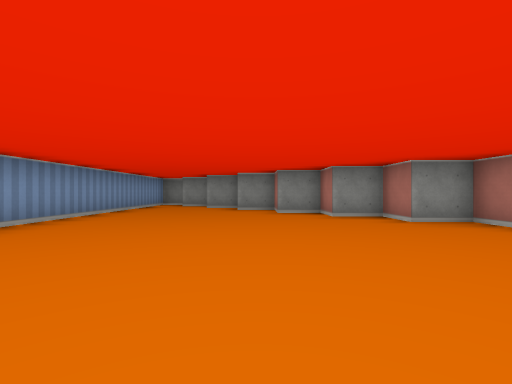
view 1 (above)

16 first-person views from a walk through a cub3D level. The camera is about half as high as the walls, looks level and sees 85° across. The floor is counted in squares. Each view is taken from the middle of a square. On the plan, view 1 faces up. The plan holds only what a view shows up to about 9 squares ahead; the rest is blank. The place goes on beyond the plan.

view 2
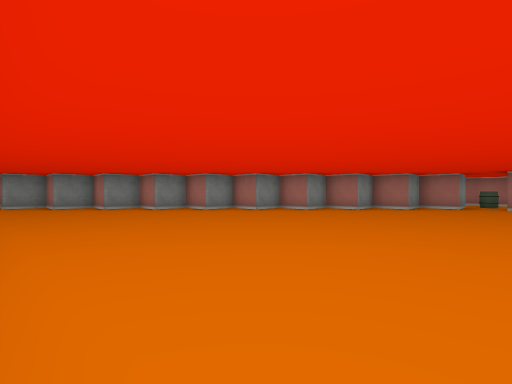

view 3
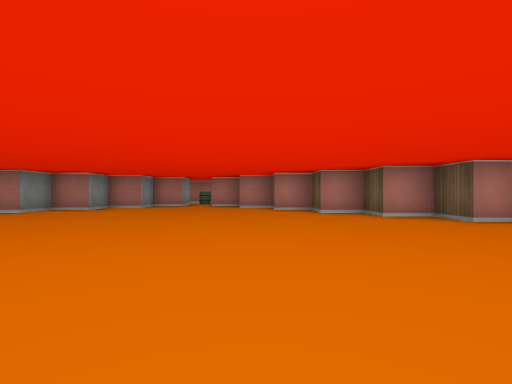

view 4
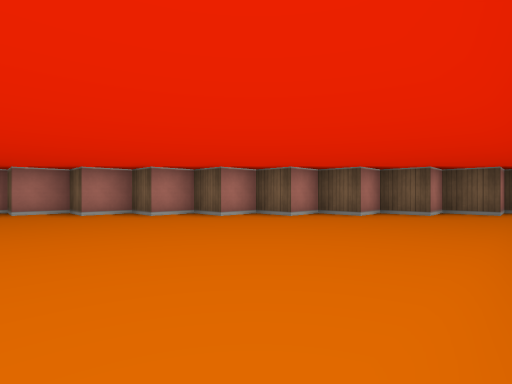

view 5
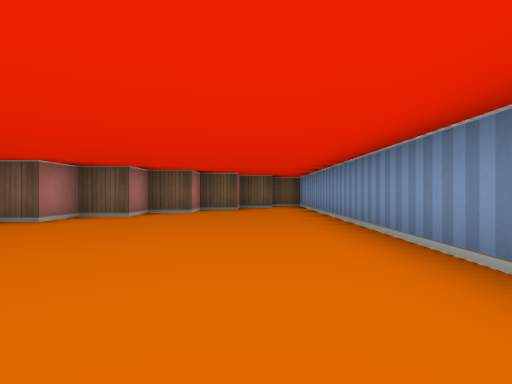

view 6
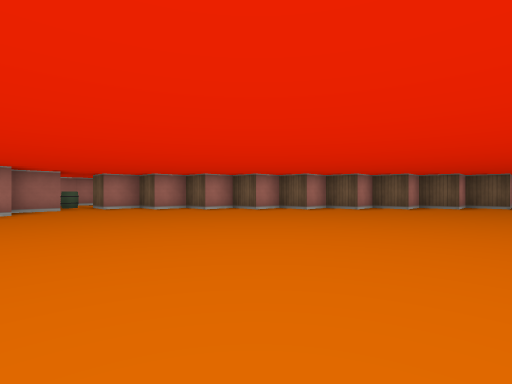

view 7
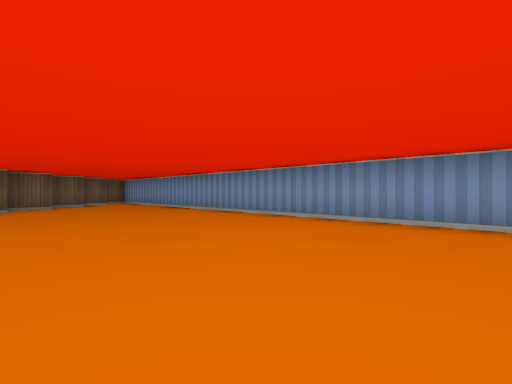

view 8
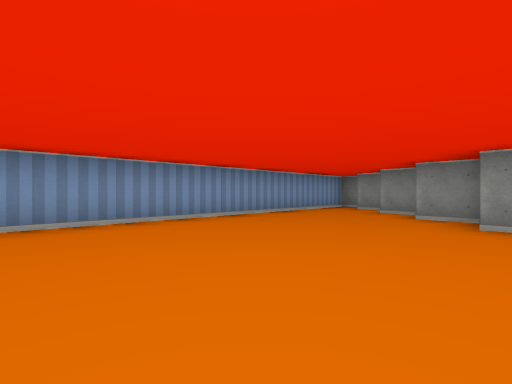

view 9
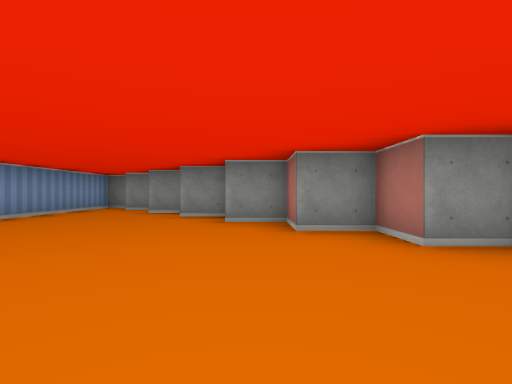

view 10
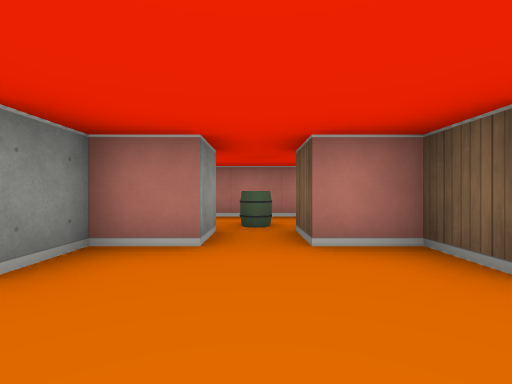

view 11
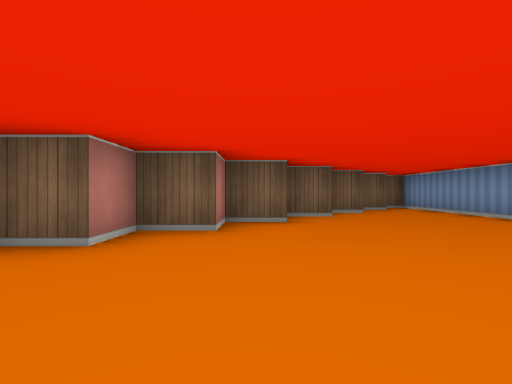

view 12
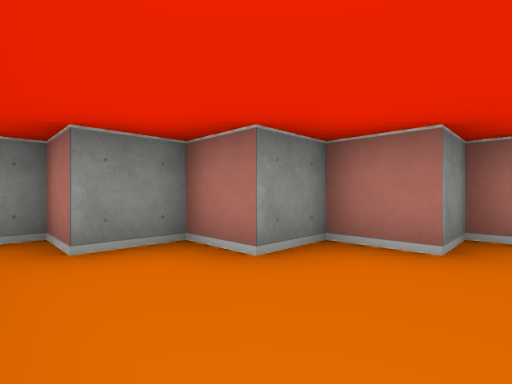

view 13
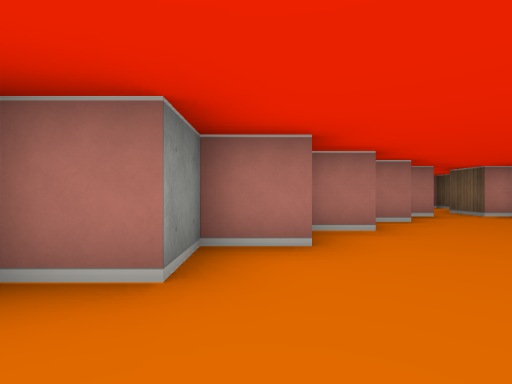

view 14
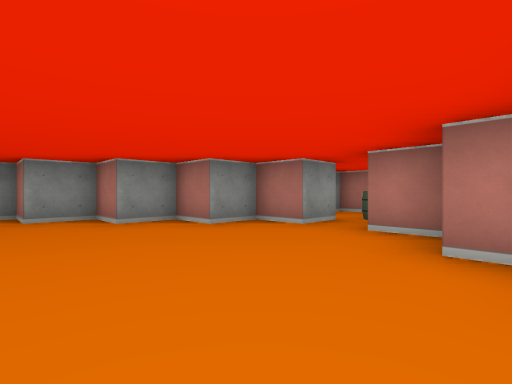

view 15
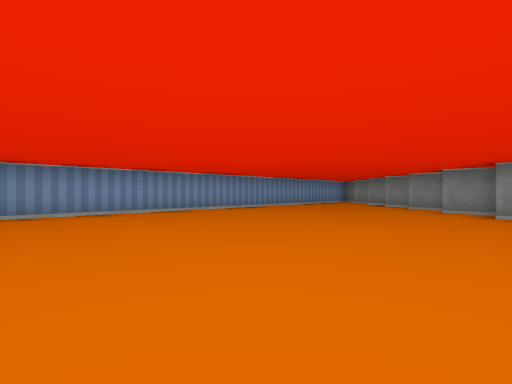

view 16
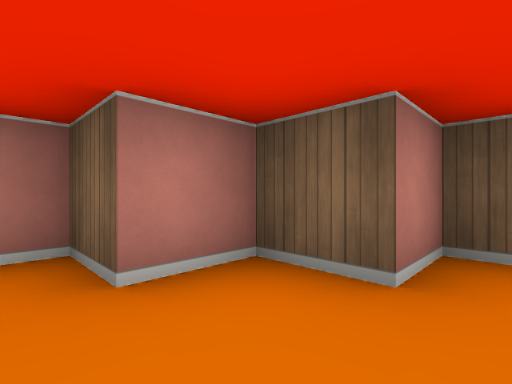

### Floor plan
Points are (right, up) in squares from view 1. A wall is a line through its corners. A room is listed if a view was taken in it or the views show most of it. See-through windows are left out.
Room 1 (views 1, 2, 3, 4, 5, 6, 7, 8, 9, 10, 11, 12, 13, 14, 15, 16)
walls: (6.5, 0.5) (6.5, 1.5) (5.5, 1.5) (5.5, 2.5) (4.5, 2.5) (4.5, 3.5) (3.5, 3.5) (3.5, 4.5) (2.5, 4.5) (2.5, 5.5) (1.5, 5.5) (1.5, 6.5) (0.5, 6.5) (0.5, 7.5) (-0.5, 7.5) (-0.5, 8.5) (-1.5, 8.5) (-1.5, 9.5) (-2.5, 9.5) (-2.5, 10.5) (-3.5, 10.5) (-3.5, -10.5) (-2.5, -10.5) (-2.5, -9.5) (-1.5, -9.5) (-1.5, -8.5) (-0.5, -8.5) (-0.5, -7.5) (0.5, -7.5) (0.5, -6.5) (1.5, -6.5) (1.5, -5.5) (2.5, -5.5) (2.5, -4.5) (3.5, -4.5) (3.5, -3.5) (4.5, -3.5) (4.5, -2.5) (5.5, -2.5) (5.5, -1.5) (6.5, -1.5) (6.5, -0.5)
ways out: opening at (7, 0) to room 2
Room 2 (no view inside)
walls: (7.5, 0.5) (6.5, 0.5); (6.5, -0.5) (7.5, -0.5); (9.5, -1.5) (9.5, 0.9)
ways out: opening at (7, 0) to room 1
objects: barrel (8, 0)

Where each view was taken, in squares from view 1:
view 1: 0 up, 0 right, facing up
view 2: 1 down, 3 left, facing up-right
view 3: 2 down, 3 left, facing right
view 4: 2 down, 3 left, facing down-right
view 5: 1 down, 2 left, facing down
view 6: 2 up, 2 left, facing down-right
view 7: 2 up, 1 right, facing down-left
view 8: 2 up, 1 right, facing up-left
view 9: 2 up, 1 right, facing up
view 10: 0 up, 4 right, facing right
view 11: 2 down, 1 right, facing down
view 12: 7 up, 3 left, facing up-right
view 13: 4 up, 1 right, facing right
view 14: 2 down, 3 right, facing up-right
view 15: 2 down, 3 right, facing up-left
view 16: 6 down, 1 left, facing down-right
